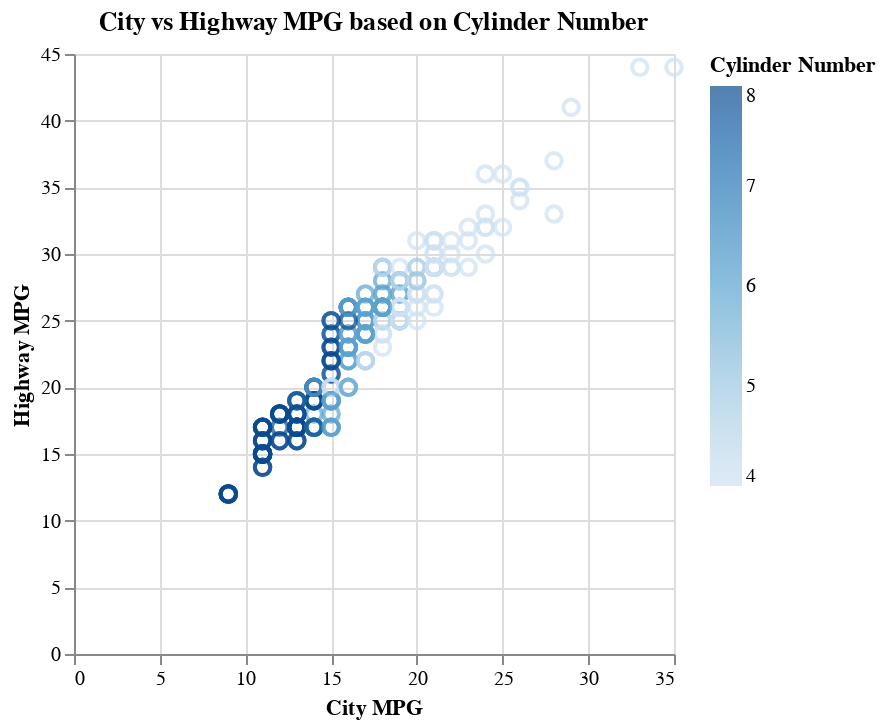

Notebook code for this chart:
### Code cell
#Scatter Plot (continuous value) with Altair
chart = alt.Chart(mpg).mark_point(size=60, opacity=0.7)  # Adjust size and opacity as needed

chart = chart.encode(
    x=alt.X('cty', title='City MPG'),
    y=alt.Y('hwy', title='Highway MPG'),
    color=alt.Color('cyl', title='Cylinder Number'),  # Adjust color if needed
    tooltip=[alt.Tooltip('cty', title='City MPG'), alt.Tooltip('hwy', title='Highway MPG')]  # Add tooltips
)

chart = chart.properties(
    title='City vs Highway MPG based on Cylinder Number',  # Adjust title if needed
)

chart

### Figure 1 — Vega-Lite specification as saved in the notebook (floating-point values rounded to 4 significant figures; data arrays with more than 128 entries replaced by an {"elided": "..."} marker saying what was removed)
{"config": {"view": {"continuousWidth": 300, "continuousHeight": 300}}, "data": {"name": "data-784d2a789a5f3a352263a16b6c4cd367"}, "mark": {"type": "point", "opacity": 0.7, "size": 60}, "encoding": {"color": {"field": "cyl", "title": "Cylinder Number", "type": "quantitative"}, "tooltip": [{"field": "cty", "title": "City MPG", "type": "quantitative"}, {"field": "hwy", "title": "Highway MPG", "type": "quantitative"}], "x": {"field": "cty", "title": "City MPG", "type": "quantitative"}, "y": {"field": "hwy", "title": "Highway MPG", "type": "quantitative"}}, "title": "City vs Highway MPG based on Cylinder Number", "$schema": "https://vega.github.io/schema/vega-lite/v5.16.3.json", "datasets": {"data-784d2a789a5f3a352263a16b6c4cd367": {"elided": "234 records"}}}
